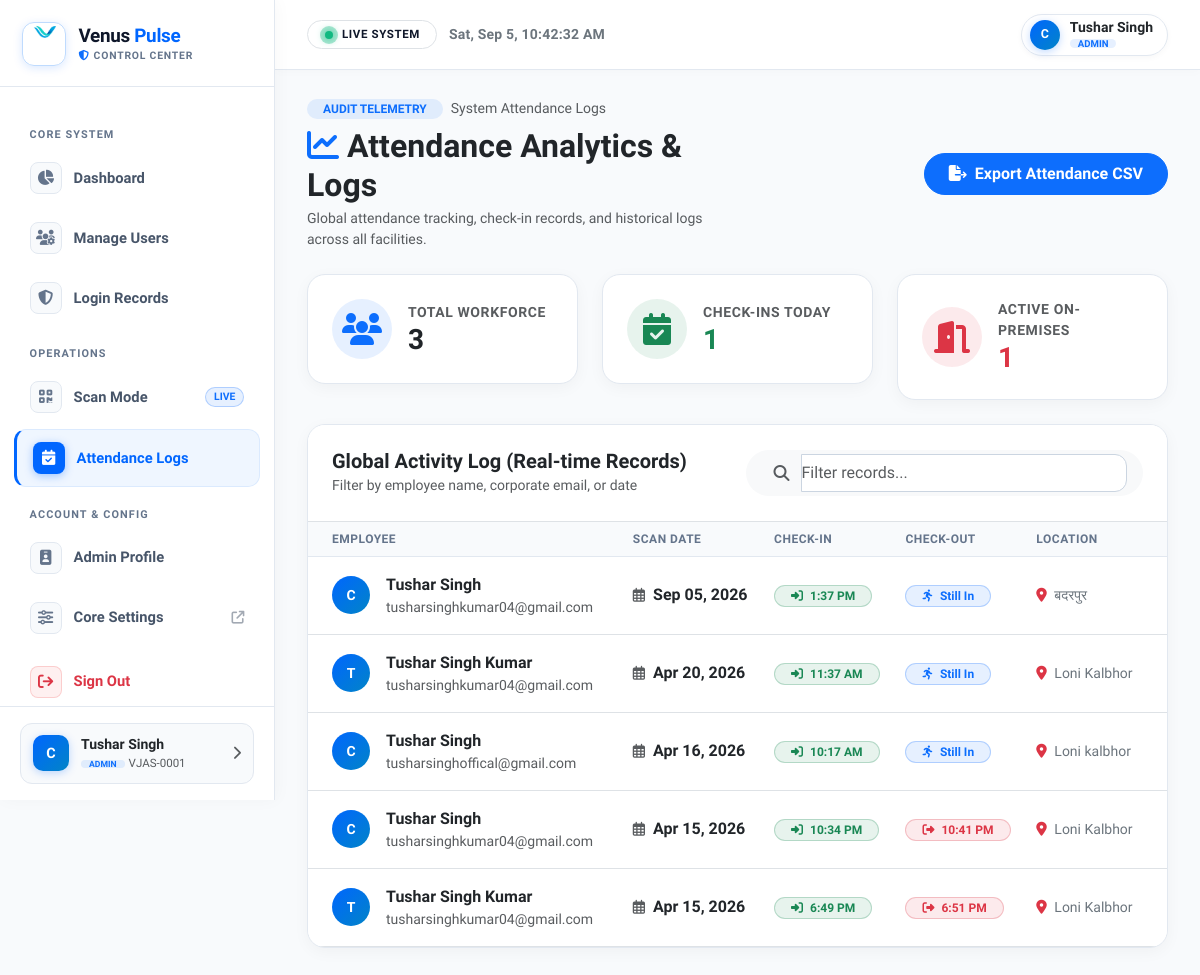
The page /attendance/report/ (signed in) on the database as committed earlier.
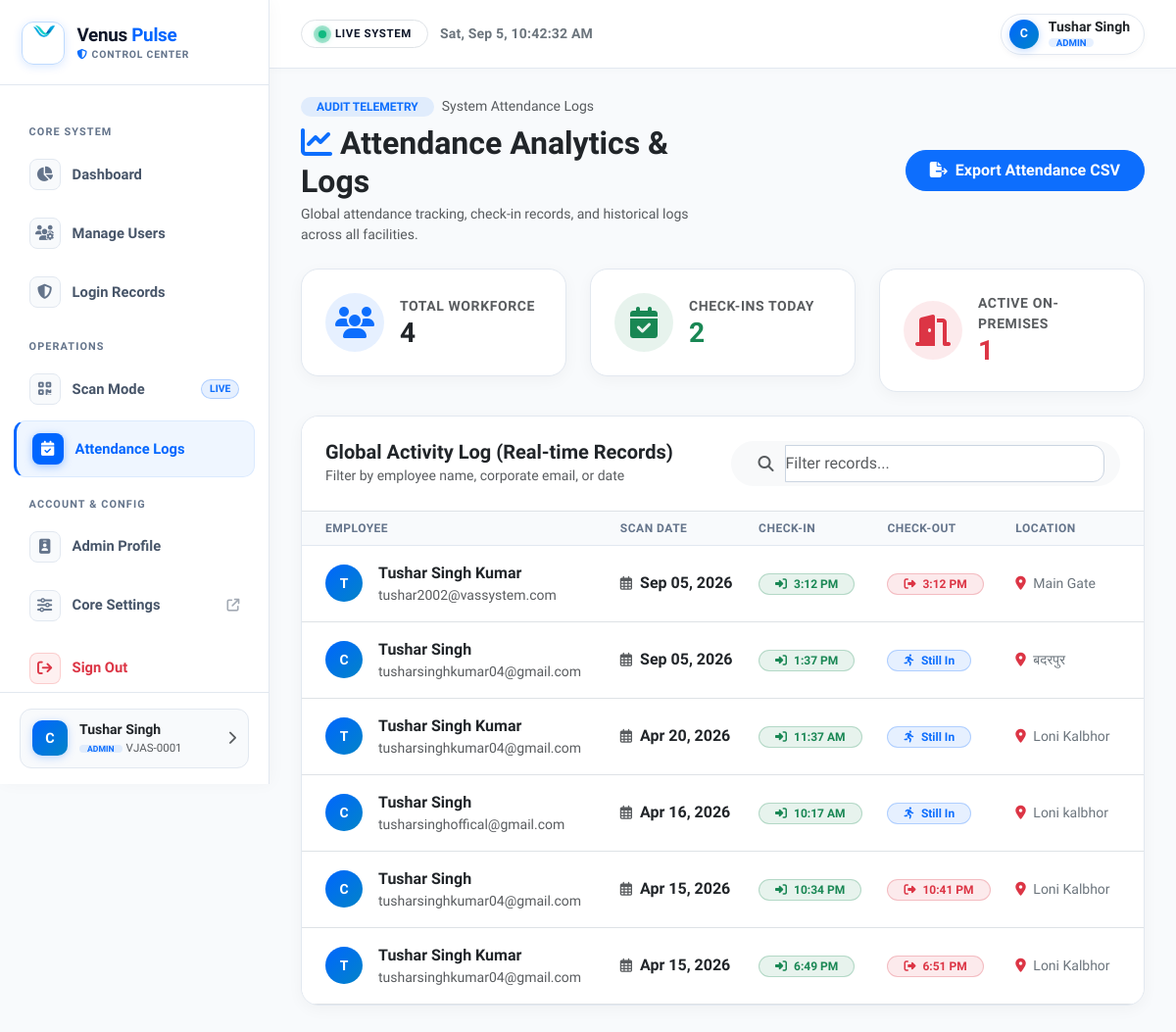
The same page on the database as committed later.
### home/models.py (models this page shows, shortened)
class Attendance(models.Model):
    user = models.ForeignKey(User, on_delete=models.CASCADE)
    name = models.CharField(max_length=100, blank=True, null=True)
    email = models.EmailField(blank=True, null=True)
    qr_code = models.TextField()
    ip_address = models.GenericIPAddressField(blank=True, null=True)
    date = models.DateField(auto_now_add=True)
    time = models.TimeField(auto_now_add=True)
    ATTENDANCE_STATUS = (
        ('Present', 'Present'),
        ('Absent', 'Absent'),
        ('Late', 'Late'),
    )
    status = models.CharField(max_length=10, choices=ATTENDANCE_STATUS, default='Present')
    location_name = models.CharField(max_length=255, blank=True, null=True)
    location = models.CharField(max_length=255, blank=True, null=True)
    latitude = models.FloatField(blank=True, null=True)
    longitude = models.FloatField(blank=True, null=True)
    check_in = models.TimeField(blank=True, null=True)
    check_out = models.TimeField(blank=True, null=True)

### home/views.py (the view)
# urls.py: path('attendance/report/', attendance_report_view, name='attendance_report'),
@staff_member_required
def attendance_report_view(request):
    today = timezone.now().date()
    attendance_records = Attendance.objects.select_related(
        'user').all().order_by('-date', '-check_in')
    for record in attendance_records:
        if not record.name:
            record.name = record.user.get_full_name() or record.user.username
        if not record.email:
            record.email = record.user.email
    import datetime
    for record in attendance_records:
        if record.check_in and record.check_out:
            dt1 = datetime.datetime.combine(
                datetime.date.today(), record.check_in)
            dt2 = datetime.datetime.combine(
                datetime.date.today(), record.check_out)
            if dt2 < dt1:
                dt2 += datetime.timedelta(days=1)
            diff = dt2 - dt1
            total_seconds = diff.total_seconds()
            hours = int(total_seconds // 3600)
            minutes = int((total_seconds % 3600) // 60)
            record.working_hours_str = f"{hours}h {minutes}m"
            record.working_hours = round(total_seconds / 3600, 2)
        else:
            record.working_hours_str = "--"
            record.working_hours = 0
    present_today = attendance_records.filter(date=today).count()
    active_now = attendance_records.filter(
        date=today, check_out__isnull=True).exclude(check_in__isnull=True).count()
    total_users = User.objects.count()
    completed_records = [
        r for r in attendance_records if r.working_hours > 0][:15]
    completed_records.reverse()
    chart_labels = [
        f"{r.name or r.user.username} ({r.date.strftime('%b %d')})" for r in completed_records]
    chart_data = [r.working_hours for r in completed_records]
    return render(request, 'attendance_report.html', {
        'records': attendance_records[:200],  # Last 200 activity logs
        'present_today': present_today,
        'active_now': active_now,
        'total_users': total_users,
        'chart_labels': json.dumps(chart_labels),
        'chart_data': json.dumps(chart_data),
    })

### templates/attendance_report.html (shortened to what the changed rows need)
{% extends "admin_base.html" %}
{% load static %}
{% block content %}
<div class="container-fluid px-0">
    <div class="row mb-4 align-items-center">
        <div class="col-md-6 text-center text-md-start mb-3 mb-md-0">
            <h2 class="fw-bold text-dark mb-1">
                <i class="fas fa-chart-line me-2 text-primary"></i>Attendance Analytics & Logs
            </h2>
        </div>
    </div>
    <div class="row g-4 mb-4">
        <div class="col-md-4">
            <div class="card border-0 rounded-4 p-4 shadow-xs bg-white d-flex flex-row align-items-center">
                <div>
                    <div class="small fw-bold text-uppercase text-muted" style="letter-spacing: 0.6px;">Total Workforce</div>
                    <div class="h3 fw-bold mb-0 text-dark">{{ total_users }}</div>
                </div>
            </div>
        </div>
        <div class="col-md-4">
            <div class="card border-0 rounded-4 p-4 shadow-xs bg-white d-flex flex-row align-items-center">
                <div>
                    <div class="small fw-bold text-uppercase text-muted" style="letter-spacing: 0.6px;">Check-ins Today</div>
                    <div class="h3 fw-bold mb-0 text-success">{{ present_today }}</div>
                </div>
            </div>
        </div>
    </div>
    <div class="card border-0 rounded-4 overflow-hidden shadow-xs bg-white">
        <div class="card-body p-0">
            <div class="table-responsive" style="max-height: 520px; overflow-y: auto;">
                <table class="table table-hover align-middle mb-0" id="activityTable">
                    <thead class="sticky-top bg-light">
                        <tr>
                            <th class="ps-4">Employee</th>
                            <th>Scan Date</th>
                            <th>Check-in</th>
                            <th>Check-out</th>
                            <th class="pe-4">Location</th>
                        </tr>
                    </thead>
                    <tbody>
                        {% for record in records %}
                        <tr>
                            <td class="ps-4 py-3">
                                <div class="d-flex align-items-center">
                                    <div class="rounded-circle text-white fw-bold me-3 d-flex align-items-center justify-content-center small shadow-xs" style="width: 38px; height: 38px; background: linear-gradient(135deg, #0066ff 0%, #0284c7 100%);">
                                        {{ record.user.username|slice:":1"|upper }}
                                    </div>
                                    <div>
                                        <div class="fw-bold text-dark">{{ record.name|default:record.user.username }}</div>
                                        <div class="small text-muted">{{ record.email|default:record.user.email }}</div>
                                    </div>
                                </div>
                            </td>
                            <td class="fw-bold text-dark text-nowrap py-3">
                                <i class="far fa-calendar-alt small me-1 text-muted"></i> {{ record.date|date:"M d, Y" }}
                            </td>
                            <td class="py-3">
                                {% if record.check_in %}
                                <span class="badge bg-success bg-opacity-10 text-success rounded-pill px-3 py-1 fw-bold border border-success border-opacity-25">
                                    <i class="fas fa-sign-in-alt me-1"></i> {{ record.check_in|time:"g:i A" }}
                                </span>
                                {% else %}
                                <span class="text-muted">--</span>
                                {% endif %}
                            </td>
                            <td class="py-3">
                                {% if record.check_out %}
                                <span class="badge bg-danger bg-opacity-10 text-danger rounded-pill px-3 py-1 fw-bold border border-danger border-opacity-25">
                                    <i class="fas fa-sign-out-alt me-1"></i> {{ record.check_out|time:"g:i A" }}
                                </span>
                                {% else %}
                                <span class="badge bg-primary bg-opacity-10 text-primary rounded-pill px-3 py-1 fw-bold border border-primary border-opacity-25">
                                    <i class="fas fa-running me-1"></i> Still In
                                </span>
                                {% endif %}
                            </td>
                            <td class="pe-4 py-3 small text-secondary">
                                <i class="fas fa-location-dot me-1 text-danger"></i> {{ record.location_name|default:"Premises Verified" }}
                            </td>
                        </tr>
                        {% endfor %}
                    </tbody>
                </table>
            </div>
        </div>
    </div>
</div>
{% endblock %}

Rows that differ between the two databases and show on the page:
added Attendance: user.username "T", name "Tushar Singh Kumar", email "tushar2002@vassystem.com", date "Sep 05, 2026", check_in "3:12 PM", check_out "3:12 PM", location_name "Main Gate"
Other text that changed with them:
{{ total_users }}: "3" → "4"
{{ present_today }}: "1" → "2"
